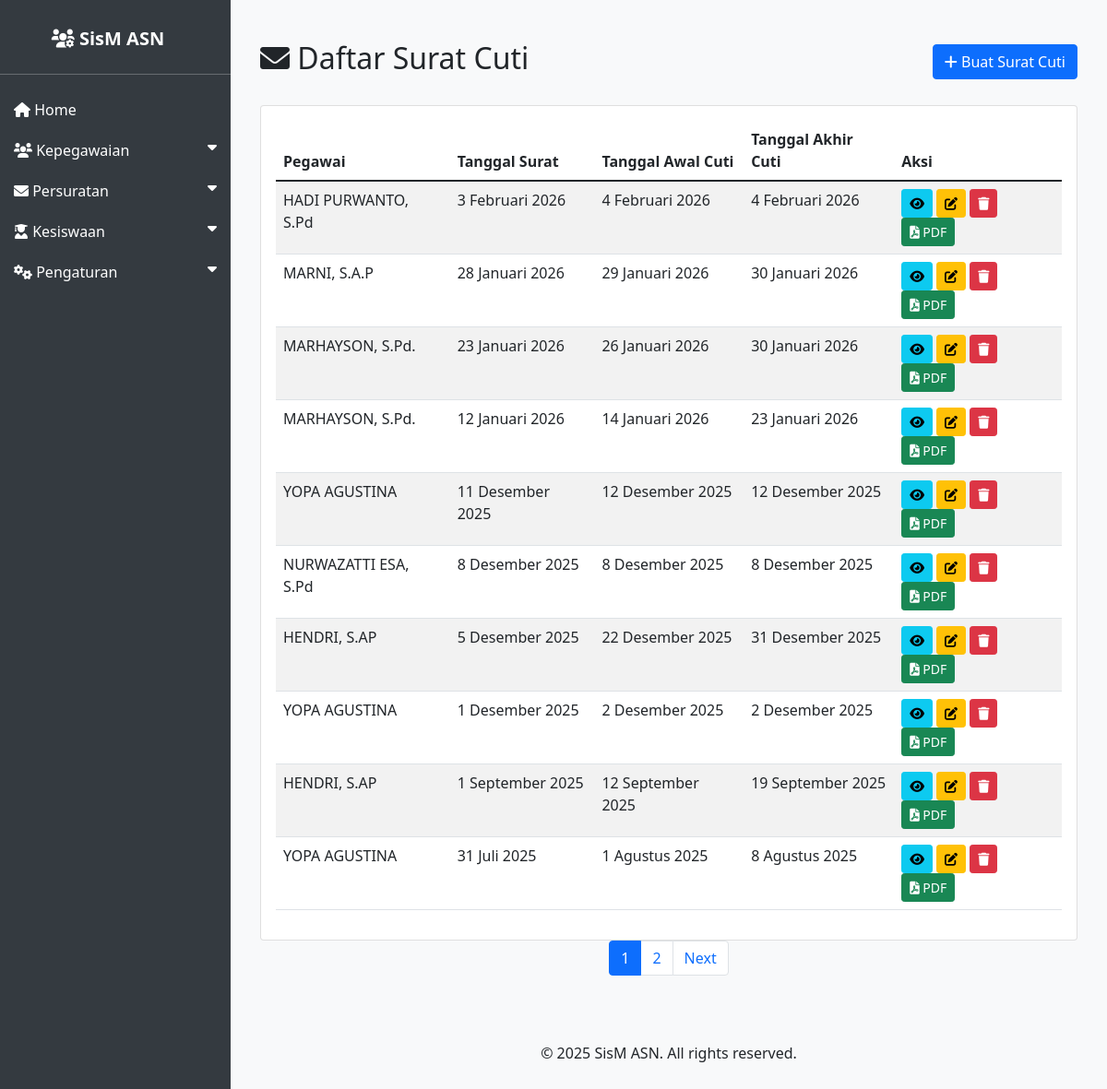
Screenshot of /asn/surat_cuti/ with the database file from the repository.
### asn_app/models.py (models this page shows, shortened)
class SuratCuti(models.Model):
    tempat_ditetapkan = models.CharField(max_length=100, verbose_name='Tempat Ditetapkan')
    tanggal_surat = models.DateField(verbose_name='Tanggal Surat')
    nomor_surat = models.CharField(max_length=100, blank=True, null=True, verbose_name='Nomor Surat')
    sifat_surat = models.CharField(max_length=100, blank=True, null=True, verbose_name='Sifat Surat')
    lampiran_surat = models.CharField(max_length=100, blank=True, null=True, verbose_name='Lampiran Surat')
    perihal_surat = models.CharField(max_length=255, blank=True, null=True, verbose_name='Perihal Surat')
    tujuan_surat = models.CharField(max_length=200, verbose_name='Tujuan Surat')
    pegawai = models.ForeignKey(ASN, on_delete=models.CASCADE, related_name='surat_cuti_pegawai', verbose_name='Pegawai')
    tanggal_awal = models.DateField(verbose_name='Tanggal Awal Cuti')
    tanggal_akhir = models.DateField(verbose_name='Tanggal Akhir Cuti')
    alasan_cuti = models.TextField(blank=True, null=True, verbose_name='Alasan Cuti')
    penandatangan = models.ForeignKey(ASN, on_delete=models.SET_NULL, null=True, blank=True, related_name='surat_cuti_penandatangan', verbose_name='Penandatangan')
    kop_surat = models.ForeignKey(KopSurat, on_delete=models.SET_NULL, null=True, blank=True, verbose_name='Kop Surat')
    created_at = models.DateTimeField(auto_now_add=True)
    updated_at = models.DateTimeField(auto_now=True)
    class Meta:
        verbose_name_plural = "Surat Cuti"
        ordering = ['-tanggal_surat']

class ASN(models.Model):
    JENIS_KELAMIN_CHOICES = [
        ('L', 'Laki-laki'),
        ('P', 'Perempuan'),
    ]
    AGAMA_CHOICES = [
        ('ISLAM', 'Islam'),
        ('KRISTEN', 'Kristen'),
        ('KATOLIK', 'Katolik'),
        ('HINDU', 'Hindu'),
        ('BUDDHA', 'Buddha'),
        ('KONGHUCU', 'Konghucu'),
    ]
    nip = models.CharField(max_length=18, unique=True, null=True, blank=True)
    nama = models.CharField(max_length=100)
    tempat_lahir = models.CharField(max_length=50)
    tanggal_lahir = models.DateField()
    jenis_kelamin = models.CharField(max_length=1, choices=JENIS_KELAMIN_CHOICES)
    agama = models.CharField(max_length=10, choices=AGAMA_CHOICES)
    alamat = models.TextField()
    email = models.EmailField()
    telepon = models.CharField(max_length=15)
    jabatan = models.CharField(max_length=100)
    pangkat = models.CharField(max_length=50)
    golongan = models.CharField(max_length=5)
    nama_istri_suami = models.CharField(max_length=100, blank=True, null=True, verbose_name='Nama Istri/Suami')
    unit_kerja = models.CharField(max_length=100)
    foto = models.ImageField(upload_to='asn_fotos/', blank=True, null=True)
    created_at = models.DateTimeField(auto_now_add=True)
    updated_at = models.DateTimeField(auto_now=True)

### asn_app/views.py (the view)
# urls.py: path('surat_cuti/', views.SuratCutiListView.as_view(), name='surat_cuti_list'),
class SuratCutiListView(ListView):
    model = SuratCuti
    template_name = 'asn_app/surat_cuti_list.html'
    context_object_name = 'surat_cuti_list'
    paginate_by = 10

### asn_app/templatetags/indonesian_date_tags.py (called while the page is built)
@register.filter
def indonesian_date(value, arg="%d %B %Y"):
    if not value:
        return ""
    if isinstance(value, datetime.datetime):
        value = value.date()
    day = value.day
    month_num = value.month
    year = value.year
    formatted_string = arg
    formatted_string = formatted_string.replace('%d', str(day))
    formatted_string = formatted_string.replace('%m', str(month_num).zfill(2))
    formatted_string = formatted_string.replace('%Y', str(year))
    formatted_string = formatted_string.replace('%y', str(year)[-2:])
    if '%B' in formatted_string:
        formatted_string = formatted_string.replace('%B', INDONESIAN_MONTHS_FULL[month_num])
    if '%b' in formatted_string:
        formatted_string = formatted_string.replace('%b', INDONESIAN_MONTHS_ABBR[month_num])
    return formatted_string

### asn_app/templates/asn_app/surat_cuti_list.html (shortened to what this page needs)
{% extends 'asn_app/base.html' %}
{% load indonesian_date_tags %}
{% block content %}
<div class="container mt-4">
    <div class="d-flex justify-content-between align-items-center mb-4">
        <h2><i class="fas fa-envelope"></i> Daftar Surat Cuti</h2>
        <div>
            <a href="{% url 'surat_cuti_create' %}" class="btn btn-primary">
                <i class="fas fa-plus"></i> Buat Surat Cuti
            </a>
        </div>
    </div>
    <div class="card">
        <div class="card-body">
            <div class="table-responsive">
                <table class="table table-striped">
                    <thead>
                        <tr>
                            <th>Pegawai</th>
                            <th>Tanggal Surat</th>
                            <th>Tanggal Awal Cuti</th>
                            <th>Tanggal Akhir Cuti</th>
                            <th>Aksi</th>
                        </tr>
                    </thead>
                    <tbody>
                        {% for surat_cuti in surat_cuti_list %}
                        <tr>
                            <td>{{ surat_cuti.pegawai.nama }}</td>
                            <td>{{ surat_cuti.tanggal_surat|indonesian_date:"%d %B %Y" }}</td>
                            <td>{{ surat_cuti.tanggal_awal|indonesian_date:"%d %B %Y" }}</td>
                            <td>{{ surat_cuti.tanggal_akhir|indonesian_date:"%d %B %Y" }}</td>
                            <td>
                                <a href="{% url 'surat_cuti_detail' surat_cuti.pk %}" class="btn btn-sm btn-info">
                                    <i class="fas fa-eye"></i>
                                </a>
                                <a href="{% url 'surat_cuti_update' surat_cuti.pk %}" class="btn btn-sm btn-warning">
                                    <i class="fas fa-edit"></i>
                                </a>
                                <a href="{% url 'surat_cuti_delete' surat_cuti.pk %}" class="btn btn-sm btn-danger">
                                    <i class="fas fa-trash"></i>
                                </a>
                                <a href="{% url 'surat_cuti_export_pdf' surat_cuti.pk %}" class="btn btn-sm btn-success" target="_blank">
                                    <i class="fas fa-file-pdf"></i> PDF
                                </a>
                            </td>
                        </tr>
                        {% endfor %}
                    </tbody>
                </table>
            </div>
        </div>
    </div>
    {% if is_paginated %}
    <nav aria-label="Page navigation">
        <ul class="pagination justify-content-center">
            {% for num in page_obj.paginator.page_range %}
                <li class="page-item {% if page_obj.number == num %}active{% endif %}">
                    <a class="page-link" href="?page={{ num }}">{{ num }}</a>
                </li>
            {% endfor %}
            {% if page_obj.has_next %}
                <li class="page-item">
                    <a class="page-link" href="?page={{ page_obj.next_page_number }}">Next</a>
                </li>
            {% endif %}
        </ul>
    </nav>
    {% endif %}
</div>
{% endblock %}

### asn_app/templates/asn_app/base.html (style rules this page uses)
body { display: flex; min-height: 100vh; flex-direction: column; background-color: #f8f9fa; }

### rows the page displays
SuratCuti: pegawai.nama "HADI PURWANTO, S.Pd", tanggal_surat|indonesian_date "3 Februari 2026", tanggal_awal|indonesian_date "4 Februari 2026", tanggal_akhir|indonesian_date "4 Februari 2026"
SuratCuti: pegawai.nama "MARNI, S.A.P", tanggal_surat|indonesian_date "28 Januari 2026", tanggal_awal|indonesian_date "29 Januari 2026", tanggal_akhir|indonesian_date "30 Januari 2026"
SuratCuti: pegawai.nama "MARHAYSON, S.Pd.", tanggal_surat|indonesian_date "23 Januari 2026", tanggal_awal|indonesian_date "26 Januari 2026", tanggal_akhir|indonesian_date "30 Januari 2026"
SuratCuti: pegawai.nama "MARHAYSON, S.Pd.", tanggal_surat|indonesian_date "12 Januari 2026", tanggal_awal|indonesian_date "14 Januari 2026", tanggal_akhir|indonesian_date "23 Januari 2026"
SuratCuti: pegawai.nama "YOPA AGUSTINA", tanggal_surat|indonesian_date "11 Desember 2025", tanggal_awal|indonesian_date "12 Desember 2025", tanggal_akhir|indonesian_date "12 Desember 2025"
SuratCuti: pegawai.nama "NURWAZATTI ESA, S.Pd", tanggal_surat|indonesian_date "8 Desember 2025", tanggal_awal|indonesian_date "8 Desember 2025", tanggal_akhir|indonesian_date "8 Desember 2025"
SuratCuti: pegawai.nama "HENDRI, S.AP", tanggal_surat|indonesian_date "5 Desember 2025", tanggal_awal|indonesian_date "22 Desember 2025", tanggal_akhir|indonesian_date "31 Desember 2025"
SuratCuti: pegawai.nama "YOPA AGUSTINA", tanggal_surat|indonesian_date "1 Desember 2025", tanggal_awal|indonesian_date "2 Desember 2025", tanggal_akhir|indonesian_date "2 Desember 2025"
SuratCuti: pegawai.nama "HENDRI, S.AP", tanggal_surat|indonesian_date "1 September 2025", tanggal_awal|indonesian_date "12 September 2025", tanggal_akhir|indonesian_date "19 September 2025"
SuratCuti: pegawai.nama "YOPA AGUSTINA", tanggal_surat|indonesian_date "31 Juli 2025", tanggal_awal|indonesian_date "1 Agustus 2025", tanggal_akhir|indonesian_date "8 Agustus 2025"

### other values shown
{{ num }} "1" "2"
